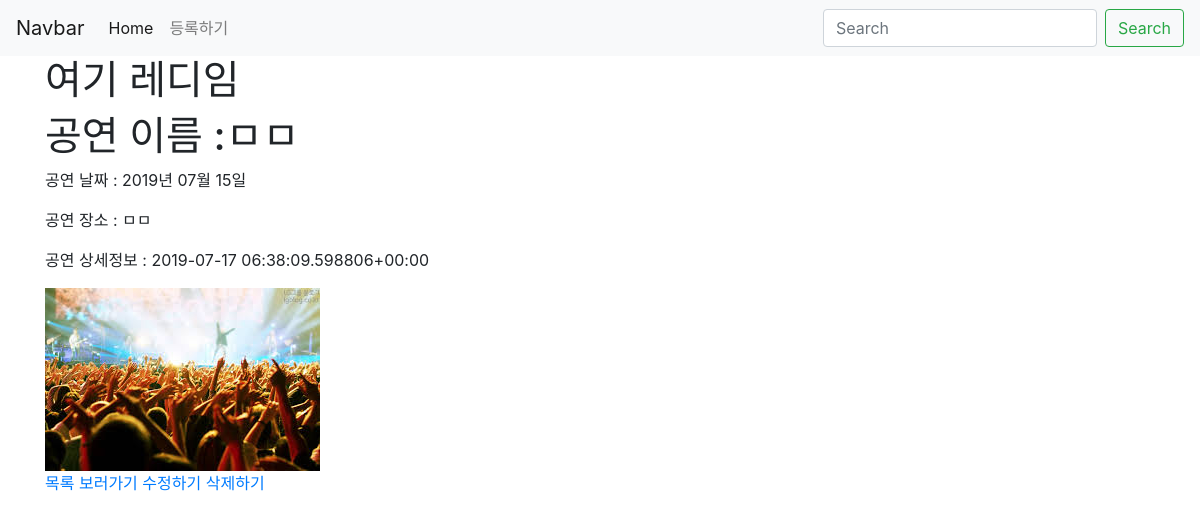
The app's page /festa_ready/4/ with its own data.
### app_festa/models.py (models this page shows, shortened)
class Festa(models.Model) :
    name = models.CharField(max_length = 200) #공연이름
    schedule = models.DateField('date published') #공연날짜
    space = models.CharField(max_length = 200) #공연장소
    info = models.TextField() #공연상세정보
    image = models.ImageField(upload_to = 'images/%Y/%m/%d') #공연포스터

### app_festa/views.py (the view)
# urls.py: path('festa_ready/<int:festa_id>/', app_festa.views.ready_detail, name="ready_detail"),
def ready_detail(request, festa_id) :
    festa_detail = get_object_or_404(Festa, pk = festa_id)
    return render(request, 'festa_ready/detail.html', {'festa': festa_detail})

### app_festa/templates/festa_ready/detail.html
{% extends 'base.html' %}
 {% block content %}
    <div class="container">
        <h1>여기 레디임</h1>
        <h1>공연 이름 :{{ festa.name }}</h1>
        <p>공연 날짜 : {{ festa.schedule|date:"Y"}}년 {{ festa.schedule|date:"m"}}월 {{ festa.schedule|date:"d"}}일</p>
        <p>공연 장소 : {{ festa.space }}</p>
        <p>공연 상세정보 : {{ festa.info }}</p>
        <img src="{{ festa.image.url }}">
        <br>
        <a href="{% url 'home' %}">목록 보러가기</a>
        <a href="{% url 'edit' festa.id %}">수정하기</a>
        <a href="{% url 'delete' festa.id %}">삭제하기</a>
    </div>
</body>
{% endblock %}

### records on screen
Festa: name "ㅁㅁ", schedule "2019", schedule "07", schedule "15", space "ㅁㅁ", info "2019-07-17 06:38:09.598806+00:00", image (picture)
